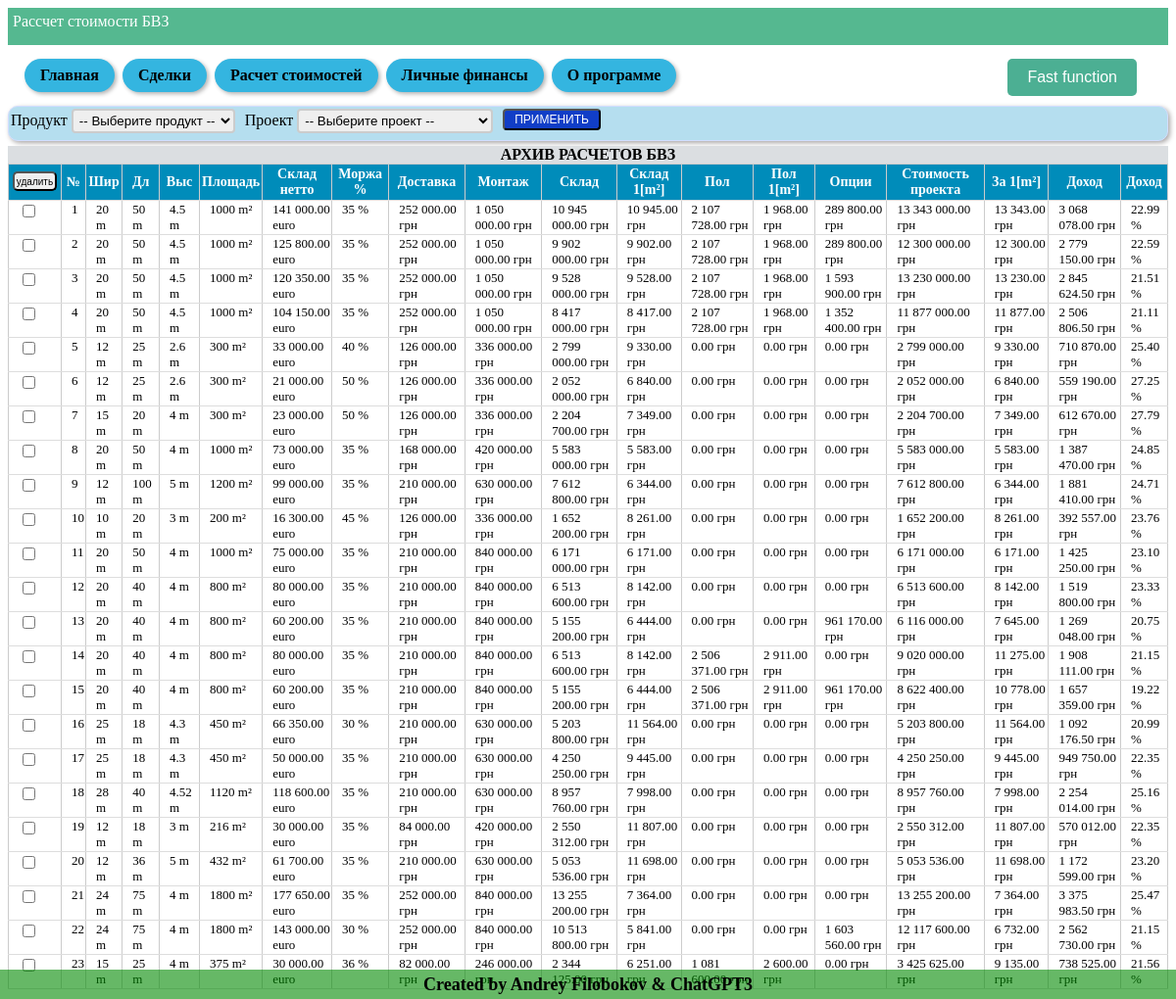
The app's page /pricing (signed in), older data.
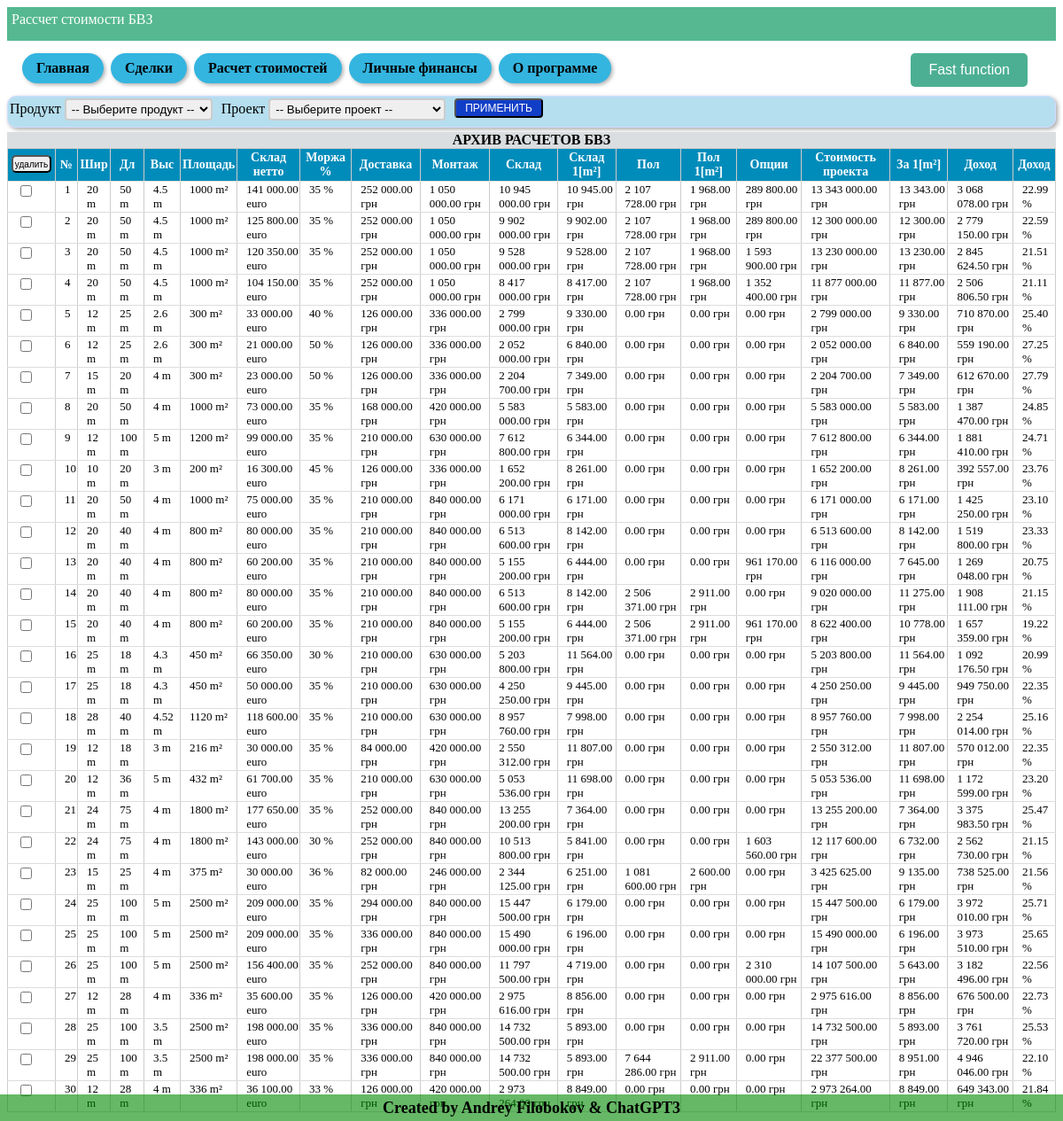
The same page, newer data.
### tables this page shows
CREATE TABLE archive_calculating (id integer PRIMARY KEY AUTOINCREMENT, lead_ID INTEGER, unique_ID TEXT, user_email TEXT, client TEXT, project TEXT DEFAULT (False), selected TEXT, width INTEGER DEFAULT (False), length INTEGER DEFAULT (False), height INTEGER DEFAULT (False), area INTEGER DEFAULT (False), volume INTEGER DEFAULT (False), product TEXT, temperature TEXT DEFAULT (False), price_warehouse INTEGER DEFAULT (False), price_VAT INTEGER DEFAULT (0), price_customs INTEGER DEFAULT (0), price_delivery INTEGER DEFAULT (False), price_building INTEGER DEFAULT (False), price_foundation INTEGER DEFAULT (0), price_light INTEGER DEFAULT (0), price_rack INTEGER DEFAULT (0), price_cubic_meters REAL DEFAULT (0), price_square_meters REAL DEFAULT (0), price_project INTEGER DEFAULT (0), percent_w INTEGER, percent_f INTEGER, percent_o INTEGER, cost_price INTEGER DEFAULT (False), price_selling_EU INTEGER DEFAULT (False), price_selling_UA INTEGER DEFAULT (0), profit_EU INTEGER DEFAULT (0), profit_UA INTEGER DEFAULT (0), exchange_rates_from INTEGER, exchange_rates_TO INTEGER, cost_square_meters_EU INTEGER DEFAULT (0), cost_cubic_meters_EU INTEGER DEFAULT (0), cost_square_meters_UA INTEGER DEFAULT (0), cost_cubic_meters_UA INTEGER DEFAULT (0), profit_percent INTEGER DEFAULT (0), dimension_found TEXT, area_found INTEGER DEFAULT (0), price_sq_met_found INTEGER DEFAULT (0), cost_foundation INTEGER DEFAULT (0), cost_option INTEGER DEFAULT (0), cost_sq_met_found INTEGER DEFAULT (0), final_price_UA INTEGER DEFAULT (0), final_profit_UA INTEGER DEFAULT (0), final_profit_percent INTEGER DEFAULT (0), final_cost_sq_m_pr INTEGER, comments TEXT DEFAULT no_comments, S_panel TEXT, H_skate INTEGER);

### Saleshelp.py (the view)
@app.route('/pricing', methods=["POST", "GET"])
@login_required
def pricing():
    dbase = FDataBase(get_db())
    if request.method == 'POST':
        checkbox_value = request.form.getlist('check-lead')
        button_delete = request.form.get('button-delete-calc')
        if checkbox_value and button_delete:
            dbase.del_records('my_warehouse', checkbox_value)
    choose_product = [
        {"name": 'БВЗ', "product": 'BVZ'},
        {"name": 'Стеллажи', "product": 'Racks'},
        {"name": 'Мусорные баки', "product": 'Trash-can'},
        {"name": 'Поддоны', "product": 'Pallets'},
        {"name": 'Пластиковая тара', "product": 'Plastic-container'},
        {"name": 'Техника', "product": 'Equipment'},
    ]
    choose_project = []
    for row in dbase.get_info_records('lead', current_user.get_user_email()):
        if str(request.form.get('button-add-calculation')) == str(row['id']):
            choose_project.append({"project": row['project'], "lead": row['company'], "selected": 1})
        else:
            choose_project.append(
                {"project": row['project'], "lead": row['company'], "selected": 0})
    title_table_calc_BVZ, value_table_calc_BVZ = view_table_warehouse(dbase, current_user, page='pricing')
    value_table_calc_BVZ = [list(record.values()) for record in value_table_calc_BVZ]
    return render_template('pricing.html', title='My PRICING', menu=menu,
                           choose_product=choose_product,
                           choose_project=choose_project,
                           title_table_calc_BVZ=title_table_calc_BVZ,
                           value_table_calc_BVZ=value_table_calc_BVZ
                           )

### Saleshelp.py (called while the page is built)
def connect_db():
    conn = sqlite3.connect(app.config['DATABASE'])
    conn.row_factory = sqlite3.Row
    return conn

def get_db():
    if not hasattr(g, 'link_db'):
        g.link_db = connect_db()
    return g.link_db

@login_manager.user_loader
def load_user(user_id):
    dbase = FDataBase(get_db())
    return UserLogin().fromDB(user_id, dbase)

### Utils/FDataBase.py (called while the page is built)
    def get_info_records(self, name_tabl, user_email, *args):
        query = ''
        if len(args) > 0:
            for column, value in args:
                query += f" AND {column} = '{value}' AND "
            query = query.rstrip(' AND')
        sql = f"SELECT * FROM {name_tabl} WHERE user_email = '{user_email}'{query}"
        try:
            self.__cur.execute(sql)
            res = self.__cur.fetchall()
            if res:
                return res
        except:
            print("Ошибка чтения из БД")
        return []

    def get_user(self, user_id):
        try:
            self.__cur.execute(f"SELECT * FROM users WHERE id = {user_id} LIMIT 1")
            res = self.__cur.fetchone()
            if not res:
                print("Пользователь не найден")
                return False
            return res
        except sqlite3.Error as e:
            print("Ошибка получения данных из БД " + str(e))
        return False

    def check_records(self, name_table):
        try:
            check = self.__cur.execute(f"SELECT EXISTS(SELECT 1 FROM {name_table} LIMIT 1);")
            check = check.fetchone()[0]
            return check
        except sqlite3.Error as e:
            print("Ошибка проверки записей в таблице " + str(e))
            return False

### Utils/UserLogin.py (called while the page is built)
    def fromDB(self, user_id, db):
        self.__user = db.get_user(user_id)
        return self

    def get_user_email(self):
        return str(self.__user['email'])

### Utils/View_final_calculation.py (called while the page is built)
def format_price(price):
    return '{:,.2f}'.format(price).replace(',', " ")

### templates/pricing.html (shortened to what this page needs)
{% extends 'base.html' %}
{% block information %} Рассчет стоимости БВЗ {% endblock %}
{% block content %}
{% block settings_product_project_temp %}
<form action="{{url_for('calculation_product', alias=product)}}" method="POST" id="form-setting">
  <div class="warehouse-setting">
      <div>
        <label for="product">Продукт</label>
        <select id="product" name="product" title="Выберете продукт, который требуется расчиать" required>
          <option value="">-- Выберите продукт --</option>
        </select>
      </div>
      <div>
        <label for="project">Проект</label>
        <select id="project" name="project" required>
          <option value="">-- Выберите проект --</option>
        </select>
      </div>
    <button name="button-accept-settings" class="button-accept" value="block" id="apply-setting-button"> применить </button>
  </div>
</form>
{% endblock settings_product_project_temp %}
<form action="{{url_for('pricing')}}" method="POST">
    <table id="my-table">
        <b class="title-final-cost">АРХИВ РАСЧЕТОВ БВЗ</b>
        <tr>
            <th class="button-delete-lead-th">
                <input type="submit" name="button-delete-calc" value="удалить" class="button-delete-lead">
            </th>
            <th>№</th>
            {% for t in title_table_calc_BVZ %}
            <th>{{ t.title }}</th>
            {% endfor %}
        </tr>
        <tbody class="table-result">
            {% for record in value_table_calc_BVZ %}
            <tr>
                <td><input type="checkbox" name="check-lead" id="check-lead" value="{{ record[0] }}"></td>
                <td>{{ value_table_calc_BVZ.index(record)+1 }}</td>
                {% for cell in record[2:-1:] %}
                <td>
                    <a href="{{ url_for('calculation_product', alias='BVZ', calc_ID=record[0]) }}"
                        title="{{ record[-1] }}">
                        {{ cell }}
                    </a>
                </td>
                {% endfor %}
            </tr>
            {% endfor %}
        </tbody>
    </table>
</form>
{% endblock %}

### templates/base.html (shortened to what this page needs)
<!DOCTYPE html>
<html>
<head>
  <link type="text/css" rel="stylesheet" href="{{ url_for('static', filename='css/style.css') }}">
</head>
<body>
  <div class="info-panel">
    {% block information %} This is my main page{% endblock %}
  </div>
  {% block menu %}
  <ul class="navigation">
    {% for m in menu %}
    <li><a class="nav-button" href="{{m.url}}">{{ m.name }}</a></li>
    {% endfor %}
    <li class="convert-button-menu">
      {% block convertion_num %}
      <button class="convert-button" onclick="openModal()">Fast function</button>
      {% endblock convertion_num%}
    </li>
  </ul>
  {% endblock menu %}
  {% block content %}{% endblock %}
  {% block footer %}
  <div class="footer">
    <h4>Created by Andrey Filobokov & ChatGPT3</h4>
  </div>
  {% endblock %}
</body>
</html>

### static/css/style.css (style rules this page uses)
.info-panel { background-color: rgba(35, 163, 112, 0.773); color: white; font-size: 16px; padding: 5px; padding-bottom: 15px; margin-bottom: 10px; }
.navigation { white-space: nowrap; margin-bottom: 10px; margin-top: 5px; }
.navigation { padding-left: 15px; }
.navigation li { display: inline-block; }
.nav-button { font-weight: 600; background-color: #34b5e0; border-radius: 20px; color: #000; padding: 8px 16px; text-align: center; text-decoration: none; display: inline-block; font-size: 16px; margin: 4px 2px; cursor: pointer; box-shadow: 2px 2px 4px rgba(0, 0, 0, 0.3); }
.footer { position: fixed; bottom: 0; left: 0; width: 100%; height: 30px; background-color: #00890099; display: flex; align-items: center; justify-content: center; }
.footer h4 { color: rgb(0, 0, 0); font-size: 18px; font-weight: bold; text-align: center; }
table { width: 90%; border-collapse: collapse; margin-bottom: 10px; }
th { background-color: #a7a1a1; font-weight: bold; }
td, th { padding: 5px; text-align: center; border: 1px solid #ccc; }
.convert-button { background-color: #4caf93; border: none; color: white; padding: 10px 20px; text-align: center; text-decoration: none; display: inline-block; font-size: 16px; margin: 4px 2px; cursor: pointer; border-radius: 5px; }
.convert-button-menu { float: right; margin-right: 30px; }
.button-delete-lead-th { padding: 0px; width: 20px; white-space: nowrap; }
.button-delete-lead { width: 45px; height: 20px; border-radius: 1px; font-size: 10px; padding: 0; border-radius: 5px; margin-bottom: 2px; margin-left: 2px; margin-right: 2px; }
#my-table { border-collapse: collapse; width: 100%; }
#my-table th { background-color: #008CBA; color: white; font-weight: bold; padding: 2px; border-bottom: 1px solid #ddd; font-size: 14px; }
#my-table td { border-bottom: 1px solid #ddd; padding: 1px; padding-left: 10px; text-align: left; font-size: 13px; vertical-align: top; background-color: white; }
table td a { text-decoration: none; color: inherit; }
.warehouse-setting { display: flex; flex-direction: row; padding: 2px; background-color: rgb(181, 222, 239); border: 1px solid #d2deff; border-radius: 10px; box-shadow: 2px 2px 5px #a9a6a6; margin-bottom: 5px; }
.warehouse-setting select { padding: 2px; border: 2px solid #ccc; border-radius: 4px; max-width: 200px; margin-right: 10px; }
.title-final-cost { display: block; text-align: center; background-color: #dbdee1; }
.button-accept { display: inline-block; padding: 2px 10px; border-radius: 4px; font-size: 12px; text-decoration: none; text-transform: uppercase; color: #fff; background-color: #113ec7; cursor: pointer; transition: all 0.2s ease; margin-bottom: 8px; }

Row changes from the older to the newer data that the page shows:
added archive_calculating: value_table_calc_BVZ "24", cell "25 m" "100 m" "5 m" "2500 m²" "209 000.00 euro" "35 %" "294 000.00 грн" "840 000.00 грн" "15 447 500.00 грн" "6 179.00 грн" "0.00 грн" "0.00 грн" "0.00 грн" "15 447 500.00 грн" "6 179.00 грн" "3 972 010.00 грн" "25.71 %"
added archive_calculating: value_table_calc_BVZ.index(record)+1 "25", cell "25 m" "100 m" "5 m" "2500 m²" "209 000.00 euro" "35 %" "336 000.00 грн" "840 000.00 грн" "15 490 000.00 грн" "6 196.00 грн" "0.00 грн" "0.00 грн" "0.00 грн" "15 490 000.00 грн" "6 196.00 грн" "3 973 510.00 грн" "25.65 %"
added archive_calculating: value_table_calc_BVZ "26", cell "25 m" "100 m" "5 m" "2500 m²" "156 400.00 euro" "35 %" "252 000.00 грн" "840 000.00 грн" "11 797 500.00 грн" "4 719.00 грн" "0.00 грн" "0.00 грн" "2 310 000.00 грн" "14 107 500.00 грн" "5 643.00 грн" "3 182 496.00 грн" "22.56 %"
added archive_calculating: value_table_calc_BVZ "27", cell "12 m" "28 m" "4 m" "336 m²" "35 600.00 euro" "35 %" "126 000.00 грн" "420 000.00 грн" "2 975 616.00 грн" "8 856.00 грн" "0.00 грн" "0.00 грн" "0.00 грн" "2 975 616.00 грн" "8 856.00 грн" "676 500.00 грн" "22.73 %"
added archive_calculating: value_table_calc_BVZ "28", cell "25 m" "100 m" "3.5 m" "2500 m²" "198 000.00 euro" "35 %" "336 000.00 грн" "840 000.00 грн" "14 732 500.00 грн" "5 893.00 грн" "0.00 грн" "0.00 грн" "0.00 грн" "14 732 500.00 грн" "5 893.00 грн" "3 761 720.00 грн" "25.53 %"
added archive_calculating: value_table_calc_BVZ "29", cell "25 m" "100 m" "3.5 m" "2500 m²" "198 000.00 euro" "35 %" "336 000.00 грн" "840 000.00 грн" "14 732 500.00 грн" "5 893.00 грн" "7 644 286.00 грн" "2 911.00 грн" "0.00 грн" "22 377 500.00 грн" "8 951.00 грн" "4 946 046.00 грн" "22.10 %"
added archive_calculating: value_table_calc_BVZ "30", cell "12 m" "28 m" "4 m" "336 m²" "36 100.00 euro" "33 %" "126 000.00 грн" "420 000.00 грн" "2 973 264.00 грн" "8 849.00 грн" "0.00 грн" "0.00 грн" "0.00 грн" "2 973 264.00 грн" "8 849.00 грн" "649 343.00 грн" "21.84 %"
